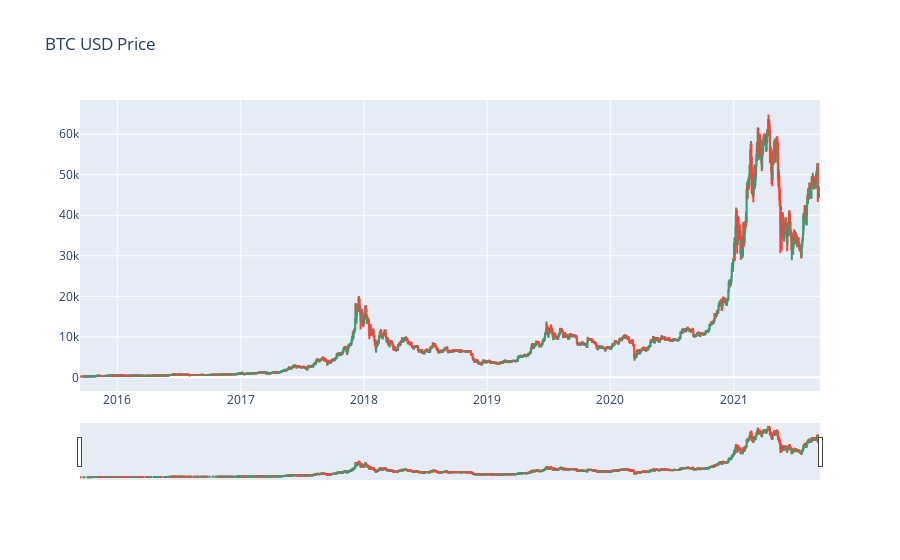

The notebook cell this image was saved under:
### Code cell
Crypto = 'BTC'
fig = go.Figure(data=[go.Candlestick(x=bitcoin_df['date'],
                                    open=bitcoin_df['open'],
                                    close=bitcoin_df['close'],
                                    high=bitcoin_df['high'],
                                    low=bitcoin_df['low'])])

fig.update_layout(
    title = Crypto + ' USD Price'
)

fig.show()

### Figure 1 — Plotly figure (JSON) as saved in the notebook; plotly's stock layout.template omitted (floating-point values rounded to 4 significant figures; data arrays with more than 128 entries replaced by an {"elided": "..."} marker saying what was removed)
{"data": [{"close": {"elided": "2193 float values"}, "high": {"elided": "2193 float values"}, "low": {"elided": "2193 float values"}, "open": {"elided": "2193 float values"}, "type": "candlestick", "x": {"elided": "2193 str values"}}], "layout": {"title": {"text": "BTC USD Price"}}}
